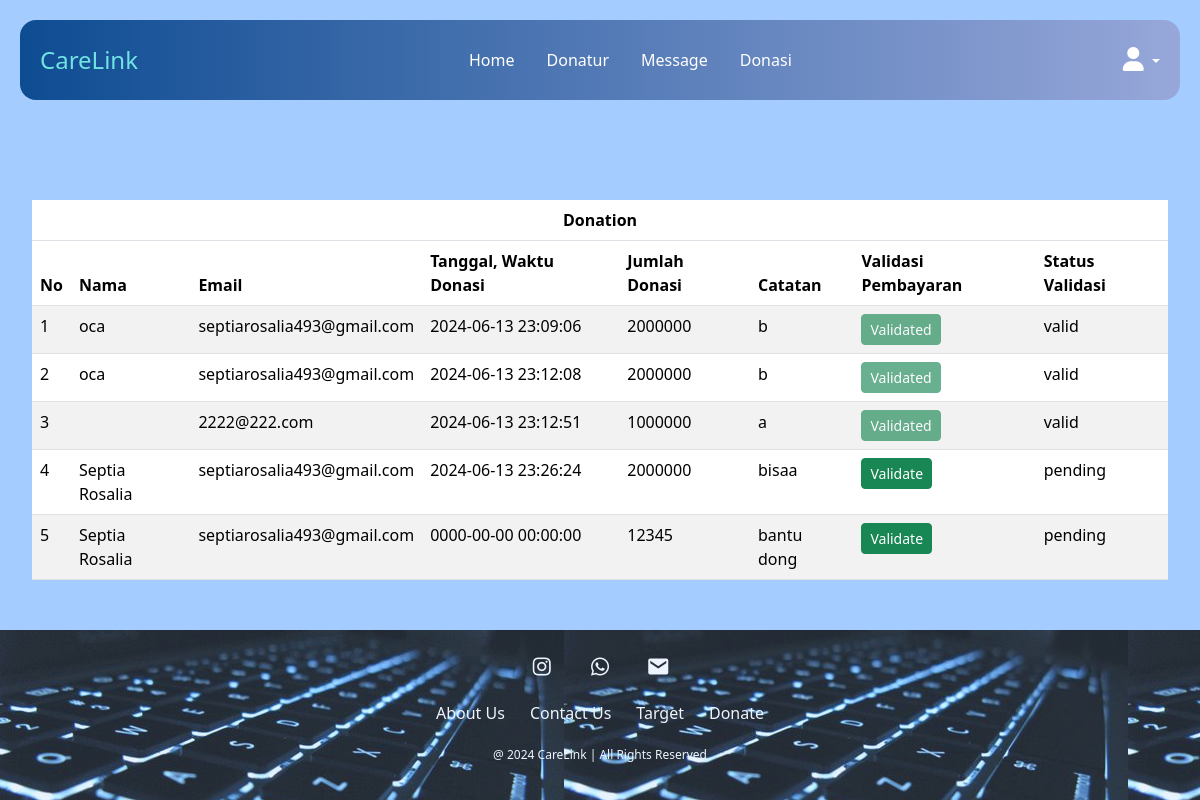
Page /User/Admin/dataAdmin.php on the committed database.
### tables this page shows
CREATE TABLE `donasi` (
  `id` int(11) NOT NULL,
  `name` varchar(50) DEFAULT NULL,
  `status` varchar(50) NOT NULL,
  `date_time` datetime NOT NULL,
  `jumlah_donasi` double NOT NULL,
  `target_donasi` varchar(255) NOT NULL,
  `email` varchar(100) DEFAULT NULL,
  `notes` varchar(255) DEFAULT NULL,
  `validation_status` varchar(20) DEFAULT 'pending',
  `file_path` varchar(255) DEFAULT NULL
);

### User/Admin/dataAdmin.php (the view, shortened to what this page needs)
<!DOCTYPE html>
<html lang="en">
<head>
  <link href="https://cdn.jsdelivr.net/npm/bootstrap@5.3.3/dist/css/bootstrap.min.css" rel="stylesheet">
  <link href="style-contact-us.css" rel="stylesheet">
  <link href="style.css" rel="stylesheet">
  <link href="style(1).css" rel="stylesheet">
  <link href='https://unpkg.com/boxicons@2.1.4/css/boxicons.min.css' rel='stylesheet'>
  <link rel="stylesheet" href="https://cdnjs.cloudflare.com/ajax/libs/font-awesome/6.0.0-beta3/css/all.min.css">
</head>
<body>
    <nav class="navbar navbar-expand-lg fixed-top">
        <div class="container-fluid">
            <a class="navbar-brand" href="#">CareLink</a>
            <div class="offcanvas offcanvas-end" tabindex="-1" id="offcanvasNavbar" aria-labelledby="offcanvasNavbarLabel">
                <div class="offcanvas-body d-flex justify-content-between align-items-center">
                    <ul class="navbar-nav justify-content-center flex-grow-1 pe-3">
                        <li class="nav-item">
                            <a class="nav-link mx-lg-2" aria-current="page" href="dashboard.php">Home</a>
                        </li>
                        <li class="nav-item">
                            <a class="nav-link mx-lg-2" href="donatur.php">Donatur</a>
                        </li>
                        <li class="nav-item">
                            <a class="nav-link mx-lg-2" href="message.php">Message</a>
                        </li>
                        <li class="nav-item">
                            <a class="nav-link mx-lg-2" href="dataAdmin.php">Donasi</a>
                        </li>
                    </ul>
                    <div class="dropdown">
                        <a class="nav-link mx-lg-2 dropdown-toggle" href="#" id="profileDropdown" role="button" data-bs-toggle="dropdown" aria-expanded="false">
                            <i class="fas fa-user"></i>
                        </a>
                    </div>
                </div>
            </div>
        </div>
    </nav>
    <div class="main-content">
        <div class="container-fluid" style="margin-top: 120px;">
            <div class="table-container">
                <table class="table table-striped">
                    <thead>
                        <tr>
                            <th colspan="8" class="text-center text-black table-heading">Donation</th>
                        </tr>
                        <tr>
                        <th>No</th>
                        <th>Nama</th>
                        <th>Email</th>
                        <th>Tanggal, Waktu Donasi</th>
                        <th>Jumlah Donasi</th>
                        <th>Catatan</th>
                        <th>Validasi Pembayaran</th>
                        <th>Status Validasi</th>
                        </tr>
                    </thead>
                    <tbody id="donationTableBody">
                        <?php
                        $servername = "localhost";
                        $username = "root";
                        $password = "";
                        $dbname = "carelink";
                        $conn = new mysqli($servername, $username, $password, $dbname);
                        $sql = "SELECT * FROM donasi;";
                        $result = $conn->query($sql);
                        $no = 1;
                        while($row = $result->fetch_assoc()) {
                            $validation_status = isset($row["validation_status"]) ? $row["validation_status"] : 'pending';
                            echo "<tr>
                                <td>".$no."</td>
                                <td>".$row["name"]."</td>
                                <td>".$row["email"]."</td>
                                <td>".$row["date_time"]."</td>
                                <td>".$row["jumlah_donasi"]."</td>
                                <td>".$row["notes"]."</td>
                                <td class='actions-column'>
                                    <button class='btn btn-success btn-sm validate-btn' data-donation-id='".$row["id"]."' ".($validation_status == 'valid' ? 'disabled' : '').">".($validation_status == 'valid' ? 'Validated' : 'Validate')."</button>
                                </td>
                                <td class='validation-status'>".$validation_status."</td>
                            </tr>";
                            $no++;
                        }
                        ?>
                    </tbody>
                </table>
            </div>
        </div>
    </div>
<footer class="footer">
      <div class="social">
          <a href="https://www.instagram.com/septia_rosalia39?igsh=MXM0cjIwbHlla3pkdA%3D%3D&utm_source=qr"><i
                  class='bx bxl-instagram'></i></a>
          <a href="http://wa.me/82282126810"><i class='bx bxl-whatsapp'></i></a>
          <a href="mailto:septiarosalia493@gmail.com"><i class='bx bxs-envelope'></i></a>
      </div>
      <ul class="list">
          <li>
              <a href="about.html">About Us</a>
          </li>
          <li>
              <a href="Contact_Us.html">Contact Us</a>
          </li>
          <li>
              <a href="">Target</a>
          </li>
          <li>
            <a href="">Donate</a>
        </li>
      </ul>
      <p class="copyright">@ 2024 CareLink | All Rights Reserved</p>
    </footer>
</body>
</html>

### style-contact-us.css (style rules this page uses)
.navbar { background-image: linear-gradient(to right, #0e4c92, #97a7d9); height: 80px; margin: 20px; border-radius: 16px; }
.navbar-brand { font-weight: 500; color: rgb(113, 227, 227); font-size: 24px; transition: 0.3s color; padding: 0.5rem; }
.nav-link { color: rgb(255, 255, 255); font-weight: 500; position: relative; }
@media (min-width: 991px) { .nav-link::before { content: ""; position: absolute; bottom: -2px; left: 0; width: 0; height: 2px; background-color: darkslategrey; visibility: hidden; transition: width 0.3s ease-in-out; } }

### User/Admin/style.css (style rules this page uses)
.navbar-brand { font-weight: 500; color: rgb(113, 227, 227); font-size: 24px; transition: 0.3s color; padding: 0.5rem; }
.nav-link { color: rgb(255, 255, 255); font-weight: 500; position: relative; }
@media (min-width: 991px) { .nav-link::before { content: ""; position: absolute; bottom: -2px; left: 0; width: 0; height: 2px; background-color: darkslategrey; visibility: hidden; transition: width 0.3s ease-in-out; } }
.navbar .nav-link i.fas.fa-user { font-size: 1.5rem; color: #ffffff; }

### User/Admin/style(1).css (style rules this page uses)
.navbar { background-image: linear-gradient(to right, #0e4c92, #97a7d9); height: 80px; margin: 20px; border-radius: 16px; }
.navbar-brand { font-weight: 500; color: rgb(113, 227, 227); font-size: 24px; transition: 0.3s color; padding: 0.5rem; }
.nav-link { color: rgb(255, 255, 255); font-weight: 500; position: relative; }
@media (min-width: 991px) { .nav-link::before { content: ""; position: absolute; bottom: -2px; left: 0; width: 0; height: 2px; background-color: darkslategrey; visibility: hidden; transition: width 0.3s ease-in-out; } }
.navbar .nav-link i.fas.fa-user { font-size: 1.5rem; color: #ffffff; }
body { background-color: rgb(237, 237, 248); }

### User/Admin/dataAdmin.php (style rules this page uses)
body { background-color: #A5CCFF; display: flex; flex-direction: column; min-height: 100vh; }
.main-content { padding: 20px; flex: 1; padding-top: 80px; }
.footer { background-image: url('background.jpg'); opacity: 80%; background-color: black; color: white; text-align: center; padding: 20px; display: flex; flex-direction: column; align-items: center; }
.footer .social a { color: white; margin: 0 15px; font-size: 24px; display: inline-block; margin-bottom: 15px; }
.footer ul { list-style: none; padding: 0; display: flex; justify-content: center; gap: 5px; }
.footer ul li { display: inline; }
.footer ul li a { color: white; text-decoration: none; padding: 5px 10px; margin-top: 20px; }
.footer p { margin-top: 5px; font-size: 12px; }

### rows in the picture
donasi: name "oca", email "septiarosalia493@gmail.com", date_time "2024-06-13 23:09:06", jumlah_donasi "2000000", notes "b", shows "Validated", validation_status "valid"
donasi: name "oca", email "septiarosalia493@gmail.com", date_time "2024-06-13 23:12:08", jumlah_donasi "2000000", notes "b", shows "Validated", validation_status "valid"
donasi: email "2222@222.com", date_time "2024-06-13 23:12:51", jumlah_donasi "1000000", notes "a", shows "Validated", validation_status "valid"
donasi: name "Septia Rosalia", email "septiarosalia493@gmail.com", date_time "2024-06-13 23:26:24", jumlah_donasi "2000000", notes "bisaa", shows "Validate", validation_status "pending"
donasi: name "Septia Rosalia", email "septiarosalia493@gmail.com", date_time "0000-00-00 00:00:00", jumlah_donasi "12345", notes "bantu dong", shows "Validate", validation_status "pending"
